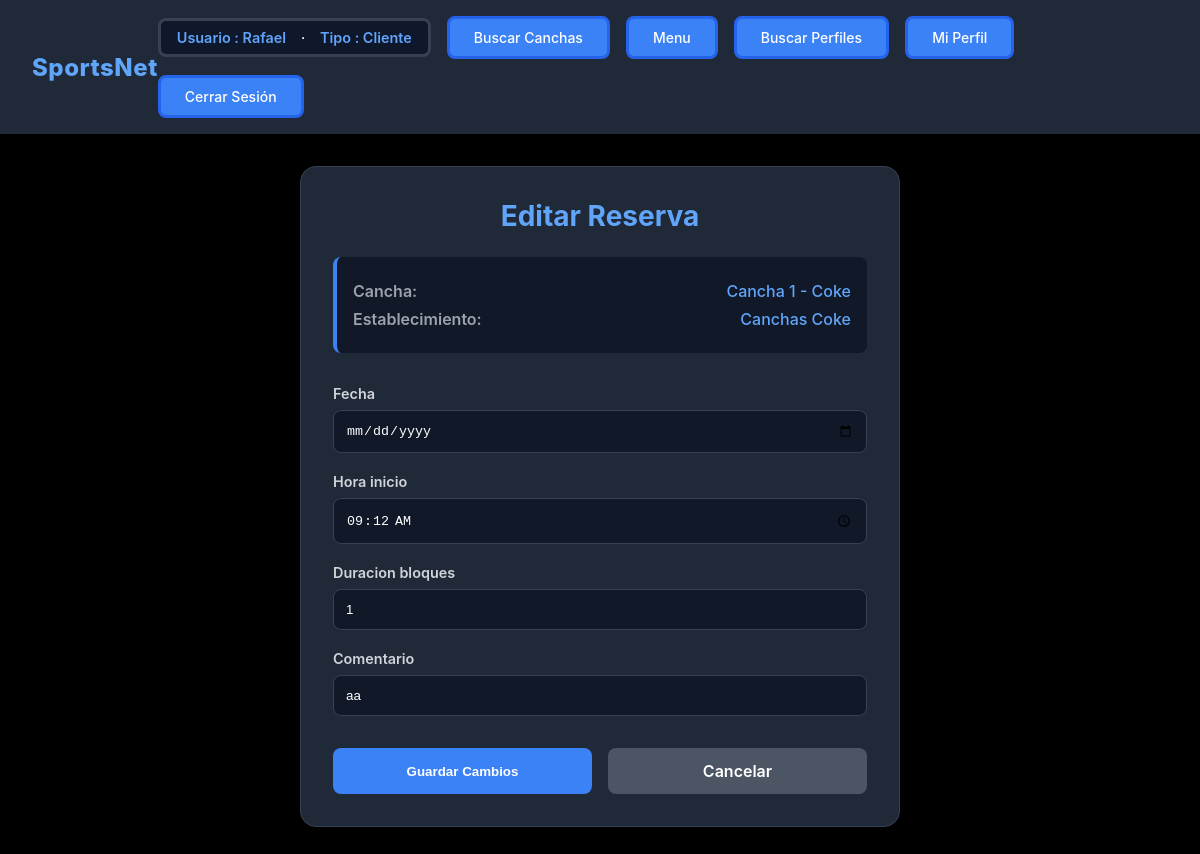
Screenshot of /28/editar/reservas (signed in) with the database file from the repository.
### cuentas/models.py (models this page shows, shortened)
class Usuario (AbstractUser):
    email = models.EmailField(unique=True, blank=False, null=False)
    first_name = models.CharField(max_length=150, blank=False)
    last_name = models.CharField(max_length=150, blank=False)
    telefono = models.CharField(max_length=20, blank=False, null=False)
    fecha_nacimiento = models.DateField(blank=False, null=False)

### reservas/models.py (models this page shows, shortened)
class Reserva (models.Model):
    ESTADOS = [("PENDIENTE","Pendiente"),
               ("CONFIRMADA","Confirmada"),
               ("CANCELADA","Cancelada"),
               ("TERMINADA","Terminada"),
               ("EN_CURSO","En Curso"),
               ]
    cancha = models.ForeignKey(Cancha, on_delete=models.SET_NULL, related_name="reservas",null=True,default="---")
    usuario = models.ForeignKey(Usuario, on_delete=models.CASCADE, related_name="reservas")
    fecha = models.DateField(default=timezone.now,blank=False, null=False)
    hora_inicio = models.TimeField(blank=False, null=False)
    duracion_bloques = models.PositiveIntegerField(default=1,blank=False, null=False )
    estado = models.CharField(max_length=20, choices=ESTADOS, default="PENDIENTE")
    precio_total = models.DecimalField(max_digits=10, decimal_places=0, null=True, blank = True)
    comentario = models.CharField(max_length=100, blank=True, null =True)
    fecha_creacion = models.DateTimeField(auto_now_add=True)
    def hora_fin (self):
        inicio = datetime.combine(self.fecha, self.hora_inicio)
        fin = inicio + timedelta(minutes=self.duracion_bloques*30)
        return fin.time()
    def actualizar_estado(self):
        if self.estado in ['CANCELADA', 'TERMINADA']:
            return
        ahora = timezone.now()
        fecha_hora_inicio = datetime.combine(self.fecha, self.hora_inicio)
        fecha_hora_fin = datetime.combine(self.fecha, self.hora_fin())
        fecha_hora_inicio_tz = timezone.make_aware(fecha_hora_inicio) if not timezone.is_aware(fecha_hora_inicio) else fecha_hora_inicio
        fecha_hora_fin_tz = timezone.make_aware(fecha_hora_fin) if not timezone.is_aware(fecha_hora_fin) else fecha_hora_fin
        if ahora >= fecha_hora_fin_tz:
            self.estado = 'TERMINADA'
        elif ahora >= fecha_hora_inicio_tz:
            self.estado = 'EN_CURSO'
    def puede_ser_editada(self):
        self.actualizar_estado()
        return self.estado not in ['TERMINADA', 'CANCELADA']

### establecimientos/models.py (models this page shows, shortened)
class Cancha (models.Model):
    TIPOS_SUPERFICIES = [
        ("Pasto_Natural", "Pasto Natural"),
        ("Pasto_Sintético","Pasto Sintético"),
        ("Cemento","Cemento"),
        ("Arcilla","Arcilla"),
        ("Madera","Madera"),
        ("Caucho","Caucho"),
        ("Vinilo","Vinilo"),
        ]
    TIPOS_ILUMINACION = {
        ("LED","LED"),
        ("Natural", "Natural"),
        ("Mixta","Mixta"),
        ("Halogena","Halogena"),
        ("Fluorecente","Fluorecente"),
    }
    DEPORTES = [
        ("Futbol", "Futbol"),
        ("Basquetball","Basquetball"),
        ("Voleyball","Voleyball"),
        ("Tenis","Tenis"),
        ("Rugby","Rugby"),
        ("Handball","Handball"),
        ("Bowling","Bowling"),
        ("Squash","Squash"),
        ("Padel","Padel"),
        ("Otro","Otro"),
        ("---","---"),
    ]
    establecimiento = models.ForeignKey(Establecimiento, on_delete=models.CASCADE, related_name="canchas")
    deporte = models.CharField(max_length=20, choices=DEPORTES, default="---",blank=False, null=False)
    nombre = models.CharField(max_length=25,blank=False, null=False)
    superficie = models.CharField(max_length=25, choices=TIPOS_SUPERFICIES,blank=False, null=False)
    iluminacion = models.CharField(max_length=20, choices=TIPOS_ILUMINACION,blank=False, null=False)
    interior = models.BooleanField(default=False)
    valor_por_bloque = models.DecimalField(max_digits=10, decimal_places=0,blank=False, null=False)

class Establecimiento (models.Model):
    dueno = models.ForeignKey(Dueno, on_delete=models.CASCADE, related_name="establecimientos")
    nombre = models.CharField(max_length=50, unique=True,blank=False, null=False)
    direccion = models.CharField(max_length=100,blank=False, null=False)
    telefono_contacto = models.CharField(max_length=20,blank=False, null=False)
    correo_contacto = models.EmailField(blank=False, null=False)
    estacionamiento_disponible = models.BooleanField(default=False)
    camarines_disponible = models.BooleanField(default=False)
    latitud = models.FloatField(null=True, blank=True)
    longitud = models.FloatField(null=True, blank=True)

### reservas/views.py (the view)
# urls.py: path('<int:reserva_id>/editar/reservas', views.editar_reserva, name='editar_reserva'),
@login_required(login_url='cuentas:login_cuenta')
def editar_reserva(request, reserva_id):
    reserva = get_object_or_404(Reserva, id=reserva_id)
    reserva.actualizar_estado()
    es_propietario = reserva.usuario == request.user
    es_dueno_cancha = False
    try:
        dueno = Dueno.objects.get(usuario=request.user)
        es_dueno_cancha = reserva.cancha.establecimiento.dueno == dueno if reserva.cancha else False
    except Dueno.DoesNotExist:
        pass
    if not (es_propietario or es_dueno_cancha):
        messages.error(request, "No tienes permiso para editar esta reserva")
        return redirect('reservas:listar_reservas')  # Cambiado de HttpResponseForbidden
    if not reserva.puede_ser_editada():
        messages.error(request, "No puedes editar reservas canceladas o terminadas")
        return redirect('reservas:listar_reservas')
    if request.method == 'POST':
        form = CrearReservaForm(request.POST, instance=reserva, cancha=reserva.cancha)
        if form.is_valid():
            fecha = form.cleaned_data['fecha']
            hora_inicio = form.cleaned_data['hora_inicio']
            duracion_bloques = form.cleaned_data['duracion_bloques']
            reserva_temp = Reserva(
                cancha=reserva.cancha,
                fecha=fecha,
                hora_inicio=hora_inicio,
                duracion_bloques=duracion_bloques,
                id=reserva.id
            )
            if conflicto_hora(reserva_temp):
                messages.error(request, "Ya existe una reserva en ese horario")
                return render(request, 'editar_reserva.html', {
                    'form': form,
                    'reserva': reserva,
                    'es_dueno_cancha': es_dueno_cancha,
                })
            form.save()
            if es_propietario and not es_dueno_cancha:
                reserva.estado = 'PENDIENTE'
                reserva.save()
                messages.success(request, 'Reserva actualizada, espera confirmación')
            elif es_dueno_cancha and 'estado' in request.POST:
                reserva.estado = request.POST['estado']
                reserva.save()
                messages.success(request, 'Reserva actualizada')
            else:
                messages.success(request, 'Reserva actualizada')
            return redirect('reservas:listar_reservas')
    else:
        form = CrearReservaForm(instance=reserva, cancha=reserva.cancha)
    return render(request, 'editar_reserva.html', {
        'form': form,
        'reserva': reserva,
        'es_dueno_cancha': es_dueno_cancha,
    })

### reservas/forms.py (shortened to what this page needs)
class CrearReservaForm(forms.ModelForm):
    class Meta:
        model = Reserva
        fields = ['fecha', 'hora_inicio', 'duracion_bloques', 'comentario']
        widgets = {
            'fecha': forms.DateInput(attrs={'type': 'date'}),
            'hora_inicio': forms.TimeInput(attrs={'type': 'time'}),
        }
    def __init__(self, *args, cancha=None, **kwargs):
        super().__init__(*args, **kwargs)
        self.cancha = cancha

### cuentas/context_processors.py (called while the page is built)
def invitaciones_pendientes(request):
    if request.user.is_authenticated:
        invitacion_pendiente = request.user.received_invitations.filter(
            accepted=False
        ).order_by('-created_at').first()
        return {
            'invitacion_pendiente': invitacion_pendiente
        }
    return {
        'invitacion_pendiente': None
    }

### reservas/templates/editar_reserva.html (shortened to what this page needs)
{% extends 'base.html' %}
{% load static %}
{% block extra_css %}
  <link rel="stylesheet" href="{% static 'css/editar_reserva.css' %}">
{% endblock %}
{% block contenido %}
<div class="editar-reserva-container">
  <h1 class="titulo">Editar Reserva</h1>
  <div class="info-reserva">
    <div class="info-item">
      <span class="label">Cancha:</span>
      {% if reserva.cancha %}
        <span class="valor">{{ reserva.cancha.nombre }}</span>
      {% else %}
        <span class="valor" style="color: #9ca3af;">Cancha eliminada</span>
      {% endif %}
    </div>
    <div class="info-item">
      <span class="label">Establecimiento:</span>
      {% if reserva.cancha %}
        <span class="valor">{{ reserva.cancha.establecimiento.nombre }}</span>
      {% else %}
        <span class="valor" style="color: #9ca3af;">Establecimiento no disponible</span>
      {% endif %}
    </div>
  </div>
  <form method="POST" novalidate>
    <div class="form-group">
      <label for="{{ form.fecha.id_for_label }}">{{ form.fecha.label }}</label>
      {{ form.fecha }}
    </div>
    <div class="form-group">
      <label for="{{ form.hora_inicio.id_for_label }}">{{ form.hora_inicio.label }}</label>
      {{ form.hora_inicio }}
    </div>
    <div class="form-group">
      <label for="{{ form.duracion_bloques.id_for_label }}">{{ form.duracion_bloques.label }}</label>
      {{ form.duracion_bloques }}
    </div>
    <div class="form-group">
      <label for="{{ form.comentario.id_for_label }}">{{ form.comentario.label }}</label>
      {{ form.comentario }}
    </div>
    <div class="botones">
      <button type="submit" class="btn btn-guardar">Guardar Cambios</button>
      <a href="{% url 'reservas:listar_reservas' %}" class="btn btn-volver">Cancelar</a>
    </div>
  </form>
</div>
{% endblock %}

### cuentas/templates/base.html (shortened to what this page needs)
{% load static %}
<!DOCTYPE html>
<html lang="es">
<head>
    {% load static %}
<link rel="stylesheet" href="{% static 'css/base.css' %}">
    {% block extra_css %}
    {% endblock %}
</head>
<body>
    <header class="header">
        <div class="sn-container">
            <a href="{% url 'cuentas:home' %}">
                <span class="sn-text">SportsNet</span>
            </a>
        </div>
        <nav class="nav">
        {% if user.is_authenticated %}
                <div class="user-badge">
                    <span class="user-name">Usuario : {{ user.get_username }} </span>
                    <hr>
                    {% if user.perfil_dueno %}
                    <span class="user-name">Tipo : Dueno </span>
                    {% elif user.perfil_cliente %}
                    <span class="user-name">Tipo : Cliente</span>
                    {% endif %}
                </div>
        {% endif %}
            <a href="{% url 'establecimientos:buscar_canchas' %}" class="nav-button">Buscar Canchas</a>
            {% if user.is_authenticated %}
                {% if user.perfil_dueno %}
                    <a href="{% url 'cuentas:SportsNet_dueno' %}" class="nav-button">Menu</a>
                    <a href="{% url 'cuentas:buscar_perfiles' %}" class="nav-button">Buscar Perfiles</a>
                {% elif user.perfil_cliente %}
                    <a href="{% url 'cuentas:SportsNet_cliente' %}" class="nav-button">Menu</a>
                    <a href="{% url 'cuentas:buscar_perfiles' %}" class="nav-button">Buscar Perfiles</a>
                {% endif %}
                <a href="{% url 'cuentas:perfil_usuario' %}" class="nav-button">Mi Perfil</a>
                <a href="{% url 'cuentas:cerrar_sesion' %}" class="nav-button">Cerrar Sesión</a>
            {% else %}
                <a href="{% url 'cuentas:login_cuenta' %}" class="nav-button">Iniciar Sesión</a>
                <a href="{% url 'cuentas:registro' %}" class="nav-button">Registrarse</a>
            {% endif %}
        </nav>
    </header>
    <main>
        {% block contenido %}
        {% endblock %}
    </main>
</body>
</html>

### cuentas/static/css/base.css (style rules this page uses)
* { margin: 0; padding: 0; box-sizing: border-box; }
body { font-family: -apple-system, BlinkMacSystemFont, 'Segoe UI', Roboto, 'Helvetica Neue', Arial, sans-serif; background-color: #000000; color: #ffffff; min-height: 100vh; }
.header { display: flex; justify-content: space-between; align-items: center; margin-bottom: 2rem; padding: 1rem 2rem; background-color: #1f2937; }
.sn-container { display: flex; align-items: center; }
.sn-container a { text-decoration: none; transition: all 0.3s ease; }
.sn-text { font-size: 1.5rem; font-weight: 800; color: #60a5fa; letter-spacing: 0.5px; }
.nav { display: flex; gap: 1rem; align-items: center; flex-wrap: wrap; }
.nav-button { padding: 0.625rem 1.5rem; background-color: #3b82f6; color: #ffffff; border: 3px solid #2563eb; border-radius: 0.5rem; font-size: 0.875rem; font-weight: 500; cursor: pointer; transition: background-color 0.3s ease; text-decoration: none; display: inline-block; }
.user-badge { display: inline-flex; align-items: center; gap: 1rem; padding: 0.5rem 1rem; background: #0f172a; border: 3px solid #374151; border-radius: 0.5rem; color: #d1d5db; font-size: 0.9rem; }
.user-name { font-weight: 600; color: #60a5fa; }

### reservas/static/css/editar_reserva.css (style rules this page uses)
.editar-reserva-container { max-width: 600px; margin: 2rem auto; padding: 2rem; background: #1f2937; border-radius: 1rem; border: 1px solid #374151; }
.titulo { color: #60a5fa; font-size: 1.75rem; font-weight: 700; margin-bottom: 1.5rem; text-align: center; }
.info-reserva { background: #111827; padding: 1rem; border-radius: 0.5rem; border-left: 4px solid #3b82f6; margin-bottom: 2rem; }
.info-item { display: flex; justify-content: space-between; color: #d1d5db; margin: 0.5rem 0; }
.label { color: #9ca3af; font-weight: 600; }
.valor { color: #60a5fa; font-weight: 500; }
.form-group { margin-bottom: 1.25rem; display: flex; flex-direction: column; }
.form-group label { color: #d1d5db; font-weight: 600; margin-bottom: 0.5rem; font-size: 0.9rem; }
.form-group input, .form-group textarea { padding: 0.75rem; background: #111827; border: 1px solid #374151; border-radius: 0.5rem; color: #fff; }
.botones { display: flex; gap: 1rem; margin-top: 2rem; }
.btn { flex: 1; padding: 0.8rem; border: none; border-radius: 0.5rem; font-weight: 600; cursor: pointer; transition: all 0.3s; }
.btn-guardar { background: #3b82f6; color: white; }
.btn-volver { background: #4b5563; color: white; text-decoration: none; text-align: center; }

### rows the page displays
Usuario: get_username "Rafael"
Reserva: cancha.nombre "Cancha 1 - Coke", cancha.establecimiento.nombre "Canchas Coke", hora_inicio "09:12:00", duracion_bloques "1", comentario "aa"
